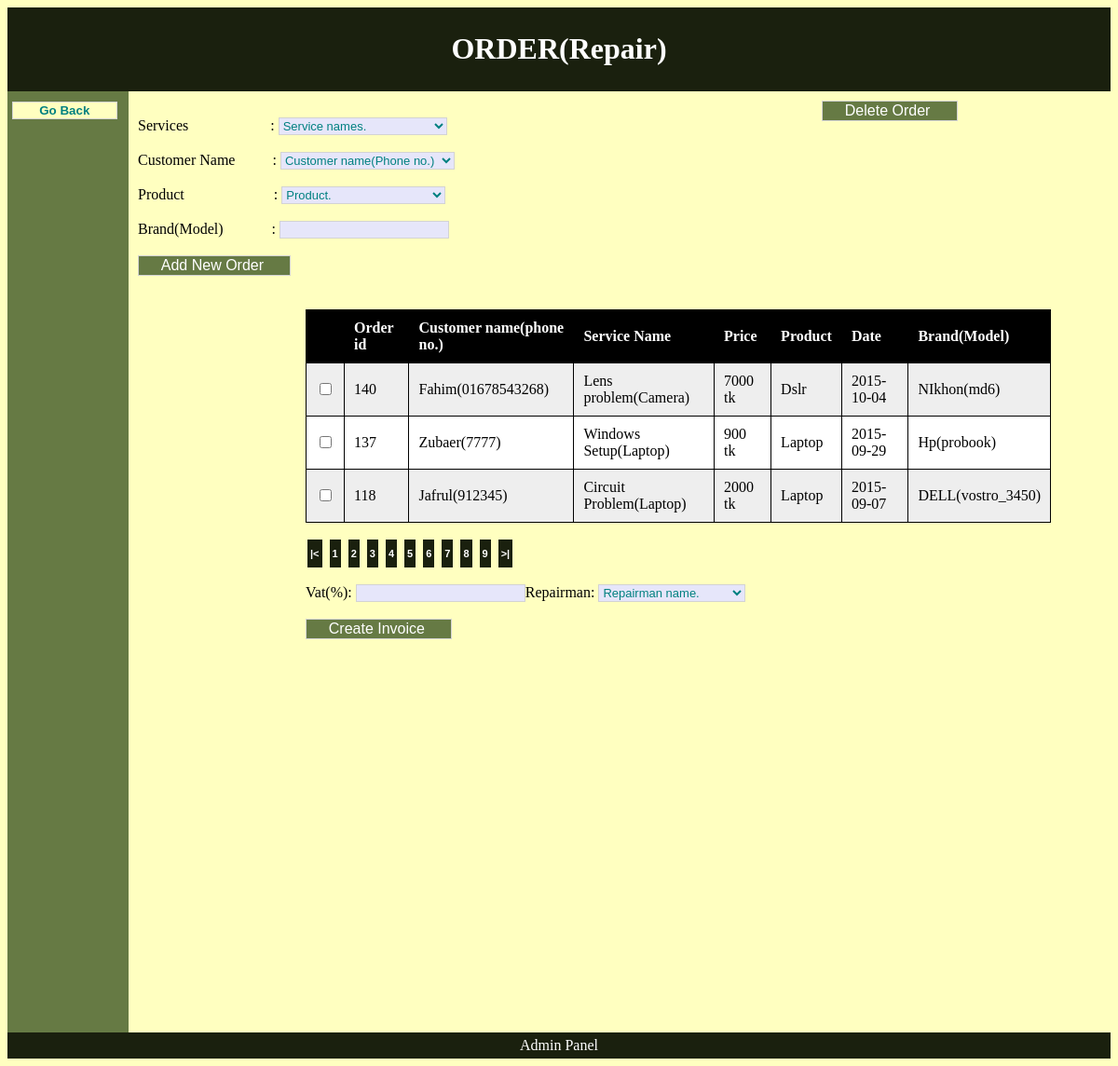
Page /Sales-portion/repairorder.php (signed in) on the committed database.
### tables this page shows
CREATE TABLE IF NOT EXISTS `order` (
  `O_id` int(10) NOT NULL,
  `P_id` int(10) NOT NULL,
  `O_piece` int(10) NOT NULL,
  `C_id` int(10) NOT NULL,
  `O_price` int(15) NOT NULL,
  `O_date` date NOT NULL,
  `D_id` int(15) NOT NULL,
  `Category` varchar(20) NOT NULL,
  `O_model` varchar(20) NOT NULL,
  `status` varchar(20) NOT NULL
);

CREATE TABLE IF NOT EXISTS `customer` (
  `C_id` int(15) NOT NULL,
  `C_Fname` varchar(10) NOT NULL,
  `C_Lname` varchar(10) NOT NULL,
  `C_phone` varchar(15) NOT NULL,
  `C_email` varchar(30) NOT NULL,
  `D_id` int(15) NOT NULL
);

CREATE TABLE IF NOT EXISTS `product` (
  `P_id` int(10) NOT NULL,
  `P_name` varchar(30) NOT NULL,
  `Cat_id` int(10) NOT NULL,
  `P_piece` int(15) NOT NULL,
  `P_unitprice` int(10) NOT NULL,
  `P_model` varchar(15) NOT NULL,
  `D_id` int(15) NOT NULL,
  `status` varchar(10) NOT NULL
);

### Sales-portion/repairorder.php (the view, shortened to what this page needs)
<!DOCTYPE html>
<html>
    <head>
        <link rel="stylesheet" href="style.css">
    </head>
    <body bgcolor=" #FFFFC0">
        <header>
        <h1>ORDER(Repair)</h1>
        </header>
        <nav>
            <div class="submit"><form action="RepairSection.php" method="POST"><input type="submit" class="cat"style="font-face: 'Comic Sans MS'; font-size: smaller; color: teal; background-color: #FFFFC0; border: 1pt ridge lightgrey" value="&nbsp;&nbsp;&nbsp;&nbsp;&nbsp;&nbsp;Go Back&nbsp;&nbsp;&nbsp;&nbsp;&nbsp;&nbsp;"></form></div>
        </nav>
        <div class="right">
        <form action="deleterepairorder.php">  <div class="sub"> <input type="submit" style="font-face: 'Comic Sans MS';cursor:pointer; font-size: medium; color: white; background-color: #667A44; border: 1pt ridge lightgrey" value="&nbsp;&nbsp;&nbsp;&nbsp;Delete Order&nbsp;&nbsp;&nbsp;&nbsp;&nbsp;">
            </div>
                </div>
<?php
$num_rec_per_page=3;
if (isset($_GET["page"])) {
    $page  = $_GET["page"];
}
else {
    $page=1;
}
$start_from = ($page-1) * $num_rec_per_page;
    $result = mysql_query("SELECT project.`order`.`O_id`,project.`customer`.`C_Fname`,`C_phone`,project.`product`.`P_name`,project.`order`.`O_price`,project.`order`.`Category`,`O_date`,`O_model`FROM project.`order`
INNER JOIN project.`customer` ON project.`customer`.`C_id`=project.`order`.`C_id`
INNER JOIN project.`product` ON project.`product`.`P_id`=project.`order`.`P_id` WHERE project.`order`.`D_id`='2'   ORDER BY project.`order`.`O_id` DESC  LIMIT $start_from, $num_rec_per_page ;");
$query_sm=mysql_query("SELECT `S_name`FROM project.`salesman`WHERE `status`='active'");
?>
        <section>
        <!DOCTYPE html>
        <html>
        <head>
        </head>
        <body>
           <form action="addrepairorder.php" method="POST"><br>
                Services&nbsp;&nbsp;&nbsp;&nbsp;&nbsp;&nbsp;&nbsp;&nbsp;&nbsp;&nbsp;&nbsp;&nbsp;&nbsp;&nbsp;&nbsp;&nbsp;&nbsp;&nbsp;&nbsp;&nbsp;&nbsp;&nbsp;:&nbsp;<select name="o_sn"style="font-face: 'Comic Sans MS'; font-size: small; color: teal; background-color:#E6E6FA ; border: 1pt ridge lightgrey" >
               <option disabled selected style='display: none;'>Service names.&nbsp;&nbsp;&nbsp;&nbsp;&nbsp;&nbsp;&nbsp;&nbsp;&nbsp;&nbsp;&nbsp;&nbsp;&nbsp;&nbsp;&nbsp;&nbsp;&nbsp;&nbsp;&nbsp;
    </select><br><br>
 Customer Name&nbsp;&nbsp;&nbsp;&nbsp;&nbsp;&nbsp;&nbsp;&nbsp;&nbsp; :&nbsp;<select name="o_cn" style="font-face: 'Comic Sans MS'; font-size: small; color: teal; background-color:#E6E6FA ; border: 1pt ridge lightgrey">
               <option disabled selected style='display: none;'>Customer name(Phone no.)&nbsp;
    </select><br><br>
                 Product &nbsp;&nbsp;&nbsp;&nbsp;&nbsp;&nbsp;&nbsp;&nbsp;&nbsp;&nbsp;&nbsp;&nbsp;&nbsp;&nbsp;&nbsp;&nbsp;&nbsp;&nbsp;&nbsp;&nbsp;&nbsp;&nbsp;&nbsp;: <select name="o_cat" style="font-face: 'Comic Sans MS'; font-size: small; color: teal; background-color:#E6E6FA ; border: 1pt ridge lightgrey">
               <option disabled selected style='display: none;'>Product.&nbsp;&nbsp;&nbsp;&nbsp;&nbsp;&nbsp;&nbsp;&nbsp;&nbsp;&nbsp;&nbsp;&nbsp;&nbsp;&nbsp;&nbsp;&nbsp;&nbsp;&nbsp;&nbsp;&nbsp;&nbsp;&nbsp;&nbsp;&nbsp;&nbsp;&nbsp;&nbsp;&nbsp;&nbsp;
    </select><br><br>
                 Brand(Model)&nbsp;&nbsp;&nbsp;&nbsp;&nbsp;&nbsp;&nbsp;&nbsp;&nbsp;&nbsp;&nbsp;&nbsp;&nbsp;: <input type="text" name="o_model"style="font-face: 'Comic Sans MS'; font-size: small; color: teal; background-color:#E6E6FA ; border: 1pt ridge lightgrey"><br><br>
                         <div class="sub"> <input type="submit" style="font-face: 'Comic Sans MS'; font-size: medium;cursor:pointer; color: white; background-color: #667A44; border: 1pt ridge lightgrey" value="&nbsp;&nbsp;&nbsp;&nbsp;Add New Order&nbsp;&nbsp;&nbsp;&nbsp;&nbsp;"></div>
    <br><br>
            </form>
<form action="submitrepair.php" target="_blank" method="post" >
        <div class="table">
        <table id="t01">
          <tr>
              <th></th>
            <th>Order id</th>
            <th>Customer name(phone no.)</th>
              <th>Service Name</th>
              <th>Price</th>
              <th>Product</th>
              <th>Date</th>
                <th>Brand(Model)</th>
               </tr>
            <?php
            while($row=mysql_fetch_array($result,MYSQL_NUM)){
          echo "<tr>";
            echo "<td><input type=\"checkbox\" name=\"select[]\" value=\"$row[0]-$row[1]=$row[2]*$row[3]+$row[4]!$row[5]@$row[6]^$row[7]#%@{[[[\" id=\"checkbox\"></td>";
                 echo "<td>" .$row[0]."</td>";
                 echo "<td>".$row[1]."(".$row[2].")"."</td>";
                 echo "<td>" .$row[3]. "</td>";
              echo "<td>" .$row[4]." tk". "</td>";
                echo "<td>" .$row[5]."</td>";
                   echo "<td>" .$row[6]."</td>";
                  echo "<td>" .$row[7]."</td>";
              echo "</tr>";
              }
?>
            </table><br>
         <?php
$sql = "SELECT project.`order`.`O_id`,project.`customer`.`C_Fname`,`C_phone`,project.`product`.`P_name`,project.`order`.`O_price`,project.`order`.`Category`,`O_date`,`O_model`FROM project.`order`
INNER JOIN project.`customer` ON project.`customer`.`C_id`=project.`order`.`C_id`
INNER JOIN project.`product` ON project.`product`.`P_id`=project.`order`.`P_id` WHERE project.`order`.`D_id`='2'   ORDER BY project.`order`.`O_id` DESC ";
$rs_result = mysql_query($sql);
$total_records = mysql_num_rows($rs_result);
$total_pages = ceil($total_records / $num_rec_per_page);
echo "<a class=\"button\"href='repairorder.php?page=1'>".'|<'."</a> ";
for ($i=1; $i<=$total_pages; $i++) {
            echo "<a class=\" button\" href='repairorder.php?page=".$i."'>".$i."</a> ";
};
echo "<a class=\"button\"href='repairorder.php?page=$total_pages'>".'>|'."</a> ";
?><br><br>
              Vat(%): <input type="number" min="0" name="vat"style="font-face: 'Comic Sans MS'; font-size: small; color: teal; background-color:#E6E6FA ; border: 1pt ridge lightgrey" title="Vat must be in positive number" />Repairman: <select name="sales_man" style="font-face: 'Comic Sans MS'; font-size: small; color: teal; background-color:#E6E6FA ; border: 1pt ridge lightgrey">
      <option disabled selected style='display: none;'>Repairman name. &nbsp;&nbsp;&nbsp;&nbsp;&nbsp;&nbsp;&nbsp;&nbsp;
            <?php
while($row = mysql_fetch_array($query_sm,MYSQL_NUM) ) :
                ?>
             <option  >
?></option>
            <?php endwhile; ?>
    </select><br><br><div class="sub"><input type="submit"  name="submit"  style="font-face: 'Comic Sans MS';cursor:pointer; font-size: medium; color: white; background-color: #667A44; border: 1pt ridge lightgrey" value="&nbsp;&nbsp;&nbsp;&nbsp;Create Invoice&nbsp;&nbsp;&nbsp;&nbsp;&nbsp;"></div>
              </form>
        </body>
        </section>
</body>
         <footer>Admin Panel</footer>
        </html>

### Sales-portion/style.css (style rules this page uses)
header { background-color:#1A200E; color:white; text-align:center; padding:5px; }
.cat { cursor: pointer; font-weight:bold; }
.submit { -webkit-transition: width 2s; transition: width 2s; }
.sub { -webkit-transition: width 2s,height 3s; transition: width 2s,height 3s; }
.button { background-color: #1A200E; border:solid 2px #FFFFC0; border-top:0; border-bottom:0; display:inline-block; color:#fff; font-family: Arial,Helvetica,sans-serif; font-size:11px; font-weight:bold; line-height:30px; text-decoration:none; padding:0 3px; }
nav { line-height:30px; background-color:#667A44; height: 1000px; width:120px; float:left; padding:5px; }
section { margin-top: auto; width:650px; float:left; height: auto; padding:10px; }
footer { background-color:#1A200E; color:white; clear:both; text-align:center; padding:5px; }
.table { width: 800px; height: 300px; margin-left: 180px; }
.right { width:350px; height: 200px; float:right; padding:10px; }

### Sales-portion/repairorder.php (style rules this page uses)
.right { -webkit-transition: width 2s,height 3s; transition: width 2s,height 3s; width:300px; float:right; padding:10px; }
table { width:100%; }
table, th, td { border: 1px solid black; border-collapse: collapse; }
th, td { padding: 10px; text-align: left; }
table#t01 tr:nth-child(even) { background-color: #eee; }
table#t01 tr:nth-child(odd) { background-color:#fff; }
table#t01 th { background-color: black; color: white; }

### rows in the picture
order: O_id "140", C.C_Fname "Fahim", C.C_phone "01678543268", P.P_name "Lens problem(Camera)", O_price "7000", Category "Dslr", O_date "2015-10-04", O_model "NIkhon(md6)"
order: O_id "137", C.C_Fname "Zubaer", C.C_phone "7777", P.P_name "Windows Setup(Laptop)", O_price "900", Category "Laptop", O_date "2015-09-29", O_model "Hp(probook)"
order: O_id "118", C.C_Fname "Jafrul", C.C_phone "912345", P.P_name "Circuit Problem(Laptop)", O_price "2000", Category "Laptop", O_date "2015-09-07", O_model "DELL(vostro_3450)"
